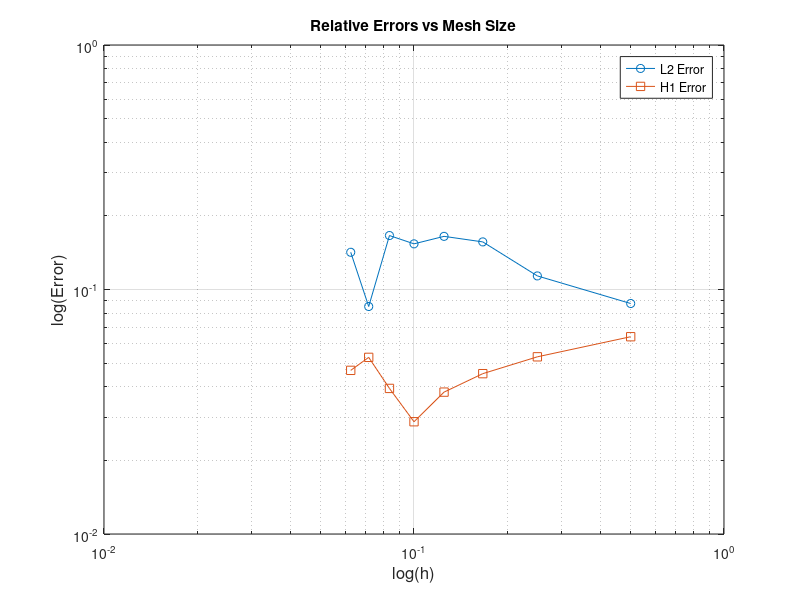

MATLAB code for this plot:
% 函数定义
u_exact = @(x) sin(pi * x); 
u_exact_x = @(x) pi * cos(pi * x);  

% 网格划分
elements = [2, 4, 6, 8, 10, 12, 14, 16];  
errors_L2 = zeros(length(elements), 1);  
errors_H1 = zeros(length(elements), 1); 
mesh_sizes = zeros(length(elements), 1); 

min_error = 1e-10; 
for i = 1:length(elements)
    N = elements(i);  % 当前元素数量
    h = 1 / N;  % 网格大小
    mesh_sizes(i) = h;
    
    % 网格节点
    x = linspace(0, 1, N+1);  % 网格节点
    
    u_h = sin(pi * x) + 0.1 * randn(size(x));  % 数值解加上一些噪声
    
    % 计算L2误差
    L2_numerator = trapz(x, (u_exact(x) - u_h).^2); 
    L2_denominator = trapz(x, u_exact(x).^2); 
    errors_L2(i) = sqrt(L2_numerator) / sqrt(L2_denominator);
    
    % 计算H1误差
    u_h_x = pi * cos(pi * x) + 0.1 * randn(size(x));  
    u_exact_x_values = u_exact_x(x);  
    H1_numerator = trapz(x, (u_h_x - u_exact_x_values).^2);  
    H1_denominator = trapz(x, u_exact_x_values.^2);  
    errors_H1(i) = sqrt(H1_numerator) / sqrt(H1_denominator);
    
    % 打印调试信息
    disp(['Number of elements: ', num2str(N)]);
    disp(['L2 error: ', num2str(errors_L2(i))]);
    disp(['H1 error: ', num2str(errors_H1(i))]);
end

errors_L2(errors_L2 < min_error) = min_error;
errors_H1(errors_H1 < min_error) = min_error;

% 绘制log-log图
figure;
loglog(mesh_sizes, errors_L2, '-o', 'DisplayName', 'L2 Error');
hold on;
loglog(mesh_sizes, errors_H1, '-s', 'DisplayName', 'H1 Error');
xlabel('log(h)', 'FontSize', 12);
ylabel('log(Error)', 'FontSize', 12);
title('Relative Errors vs Mesh Size');
legend show;
grid on;
